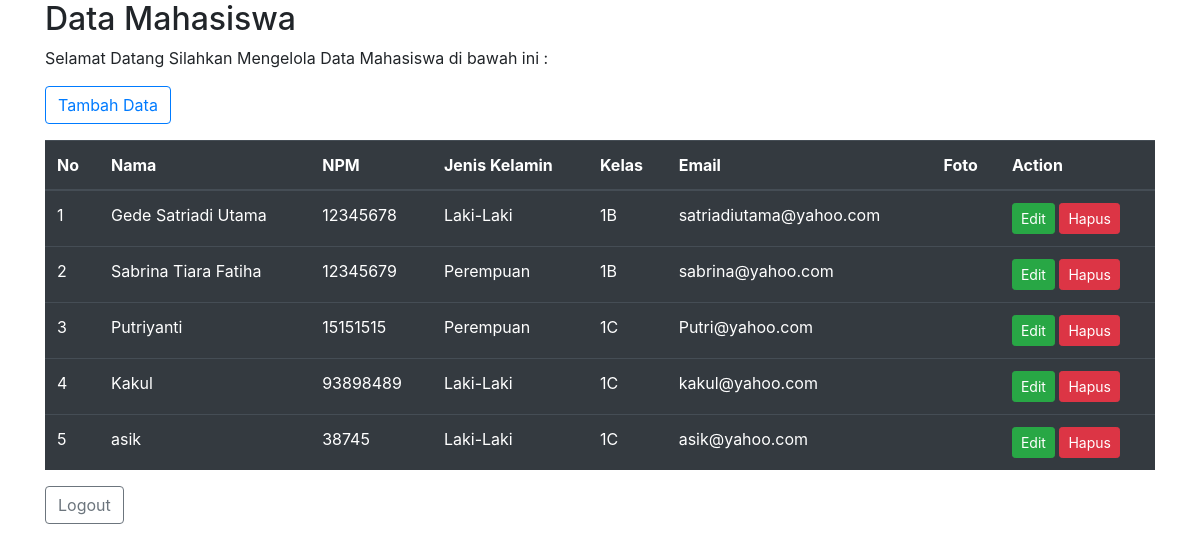
Page /admin/home.php on the committed database.
### tables this page shows
CREATE TABLE `mhs` (
  `id_mhs` int(11) NOT NULL,
  `nm_mhs` varchar(100) NOT NULL,
  `npm` varchar(8) NOT NULL,
  `jk` varchar(10) NOT NULL,
  `id_kelas` int(11) NOT NULL,
  `email` varchar(100) NOT NULL,
  `gambar` varchar(220) NOT NULL
);

CREATE TABLE `kelas` (
  `id_kelas` int(11) NOT NULL,
  `kelas` varchar(10) NOT NULL
);

### admin/home.php (the view, shortened to what this page needs)
<?php
include "../koneksi.php";
$tampil = mysqli_query ($conf, "SELECT * FROM mhs, kelas WHERE kelas.id_kelas = mhs.id_kelas");
?>
<!DOCTYPE html>
<html lang="en">
<head>
  <link rel="stylesheet" type="text/css" href="../css/bootstrap.min.css">
</head>
<body>
<div class="container">
  <h2>Data Mahasiswa</h2>
  <p>Selamat Datang <b><?php echo $_SESSION['nama'];?></b> Silahkan Mengelola Data Mahasiswa di bawah ini : </p>
  <p><a href="tambah.php"<button type="button" class="btn btn-outline-primary">Tambah Data</button></a></p>
  <table class="table table-dark table-hover">
    <thead>
      <tr>
        <th>No</th>
        <th>Nama</th>
        <th>NPM</th>
        <th>Jenis Kelamin</th>
        <th>Kelas</th>
        <th>Email</th>
        <th>Foto</th>
        <th>Action</th>
      </tr>
    </thead>
    <tbody>
        <?php
        $no=1;
        while($r = mysqli_fetch_array($tampil)){
            echo " <tr>
            <td>$no</td>
              <td>$r[nm_mhs]</td>
              <td>$r[npm]</td>
              <td>$r[jk]</td>
              <td>$r[kelas]</td>
              <td>$r[email]</td>
              <td>$r[gambar]</td>
              <td>
              <a href='edit.php?id=$r[id_mhs]'<button type='button' class='btn btn-success btn-sm'>Edit</button></a>
              <a href='hapus.php?id=$r[id_mhs]'<button type='button' class='btn btn-danger btn-sm'>Hapus</button></a>
              </td>
            </tr>";
            $no++;
        }
        ?>
    </tbody>
  </table>
  <p><a href="../logout.php"<button type="button" class="btn btn-outline-secondary">Logout</button></a></p>
</div>
</body>
</html>

### rows in the picture
mhs: nm_mhs "Gede Satriadi Utama", npm "12345678", jk "Laki-Laki", id_kelas.kelas "1B", email "satriadiutama@yahoo.com"
mhs: nm_mhs "Sabrina Tiara Fatiha", npm "12345679", jk "Perempuan", id_kelas.kelas "1B", email "sabrina@yahoo.com"
mhs: nm_mhs "Putriyanti", npm "15151515", jk "Perempuan", id_kelas.kelas "1C", email "Putri@yahoo.com"
mhs: nm_mhs "Kakul", npm "93898489", jk "Laki-Laki", id_kelas.kelas "1C", email "kakul@yahoo.com"
mhs: nm_mhs "asik", npm "38745", jk "Laki-Laki", id_kelas.kelas "1C", email "asik@yahoo.com"
